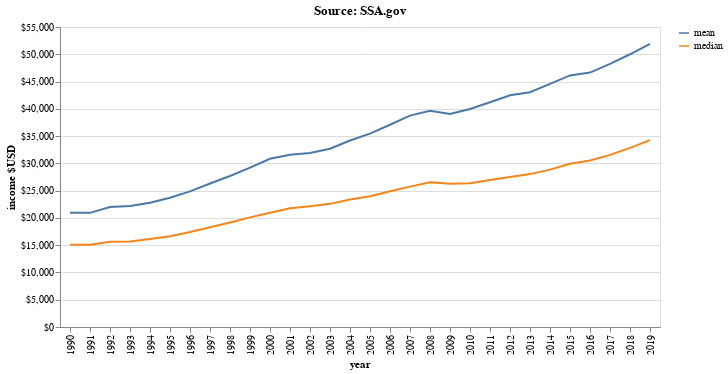

Notebook cell for this chart:
### Code cell
alt.Chart(df.reset_index().melt("year")).mark_line().encode(
    x="year:O",
    y=alt.Y("value", axis=alt.Axis(format="$,d", title="income $USD")),
    color=alt.Color("variable", legend=alt.Legend(title=None)),
).properties(title="Source: SSA.gov").interactive()

### Figure 1 — Vega-Lite specification as saved in the notebook (floating-point values rounded to 4 significant figures)
{"config": {"view": {"continuousWidth": 400, "continuousHeight": 300}}, "data": {"name": "data-c7065798eda604eaa483399633c61cad"}, "mark": "line", "encoding": {"color": {"type": "nominal", "field": "variable", "legend": {"title": null}}, "x": {"type": "ordinal", "field": "year"}, "y": {"type": "quantitative", "axis": {"format": "$,d", "title": "income $USD"}, "field": "value"}}, "selection": {"selector002": {"type": "interval", "bind": "scales", "encodings": ["x", "y"]}}, "title": "Source: SSA.gov", "$schema": "https://vega.github.io/schema/vega-lite/v4.8.1.json", "datasets": {"data-c7065798eda604eaa483399633c61cad": [{"year": 1990, "variable": "median", "value": 15080.0}, {"year": 1991, "variable": "median", "value": 15080.0}, {"year": 1992, "variable": "median", "value": 15610.0}, {"year": 1993, "variable": "median", "value": 15690.0}, {"year": 1994, "variable": "median", "value": 16120.0}, {"year": 1995, "variable": "median", "value": 16650.0}, {"year": 1996, "variable": "median", "value": 17400.0}, {"year": 1997, "variable": "median", "value": 18280.0}, {"year": 1998, "variable": "median", "value": 19160.0}, {"year": 1999, "variable": "median", "value": 20100.0}, {"year": 2000, "variable": "median", "value": 20960.0}, {"year": 2001, "variable": "median", "value": 21770.0}, {"year": 2002, "variable": "median", "value": 22150.0}, {"year": 2003, "variable": "median", "value": 22580.0}, {"year": 2004, "variable": "median", "value": 23360.0}, {"year": 2005, "variable": "median", "value": 23960.0}, {"year": 2006, "variable": "median", "value": 24890.0}, {"year": 2007, "variable": "median", "value": 25740.0}, {"year": 2008, "variable": "median", "value": 26510.0}, {"year": 2009, "variable": "median", "value": 26260.0}, {"year": 2010, "variable": "median", "value": 26360.0}, {"year": 2011, "variable": "median", "value": 26970.0}, {"year": 2012, "variable": "median", "value": 27520.0}, {"year": 2013, "variable": "median", "value": 28030.0}, {"year": 2014, "variable": "median", "value": 28850.0}, {"year": 2015, "variable": "median", "value": 29930.0}, {"year": 2016, "variable": "median", "value": 30530.0}, {"year": 2017, "variable": "median", "value": 31560.0}, {"year": 2018, "variable": "median", "value": 32840.0}, {"year": 2019, "variable": "median", "value": 34250.0}, {"year": 1990, "variable": "mean", "value": 20920.0}, {"year": 1991, "variable": "mean", "value": 20920.0}, {"year": 1992, "variable": "mean", "value": 22000.0}, {"year": 1993, "variable": "mean", "value": 22190.0}, {"year": 1994, "variable": "mean", "value": 22790.0}, {"year": 1995, "variable": "mean", "value": 23700.0}, {"year": 1996, "variable": "mean", "value": 24860.0}, {"year": 1997, "variable": "mean", "value": 26310.0}, {"year": 1998, "variable": "mean", "value": 27690.0}, {"year": 1999, "variable": "mean", "value": 29230.0}, {"year": 2000, "variable": "mean", "value": 30850.0}, {"year": 2001, "variable": "mean", "value": 31580.0}, {"year": 2002, "variable": "mean", "value": 31900.0}, {"year": 2003, "variable": "mean", "value": 32680.0}, {"year": 2004, "variable": "mean", "value": 34200.0}, {"year": 2005, "variable": "mean", "value": 35450.0}, {"year": 2006, "variable": "mean", "value": 37080.0}, {"year": 2007, "variable": "mean", "value": 38760.0}, {"year": 2008, "variable": "mean", "value": 39650.0}, {"year": 2009, "variable": "mean", "value": 39050.0}, {"year": 2010, "variable": "mean", "value": 39960.0}, {"year": 2011, "variable": "mean", "value": 41210.0}, {"year": 2012, "variable": "mean", "value": 42500.0}, {"year": 2013, "variable": "mean", "value": 43040.0}, {"year": 2014, "variable": "mean", "value": 44570.0}, {"year": 2015, "variable": "mean", "value": 46120.0}, {"year": 2016, "variable": "mean", "value": 46640.0}, {"year": 2017, "variable": "mean", "value": 48250.0}, {"year": 2018, "variable": "mean", "value": 50000.0}, {"year": 2019, "variable": "mean", "value": 51920.0}]}}
